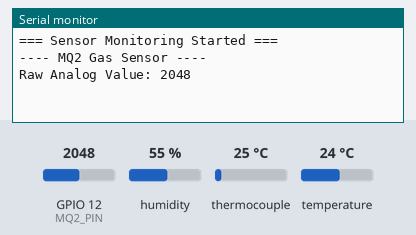
Simulated run of this sketch. Board: ESP32. On the bench: the last lines printed to the serial monitor. The inputs (shaded band) are chosen by the test bench; at power-on: humidity 55 %, thermocouple 25 °C, GPIO 12 (MQ2_PIN) = 2048, temperature 24 °C.

Above: at 1.7 s.
1.8 s: humidity set to 22 %
At 6.1 s:
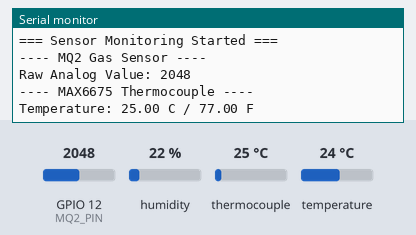
9.3 s: thermocouple set to 6 °C
At 11.2 s:
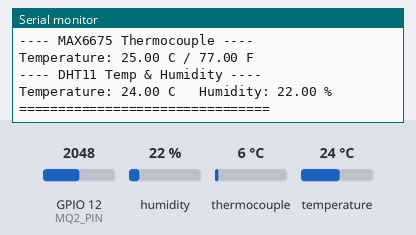
16.8 s: GPIO 12 (MQ2_PIN) set to 2866
At 21.4 s:
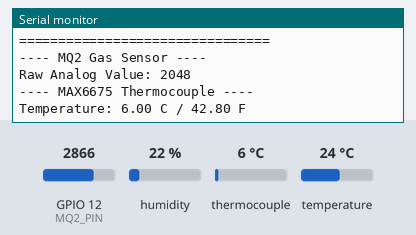
24.3 s: temperature set to 12 °C
At 26.5 s:
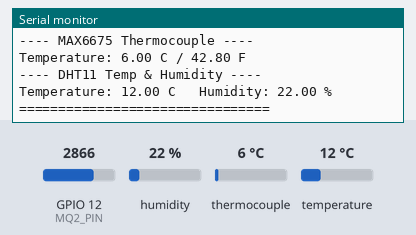
31.8 s: thermocouple set to 75 °C
At 36.6 s:
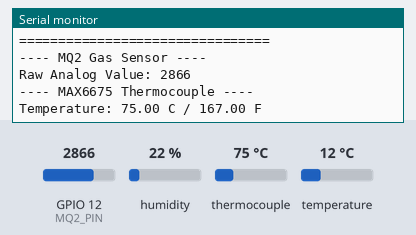
39.3 s: GPIO 12 (MQ2_PIN) set to 3972
At 46.9 s:
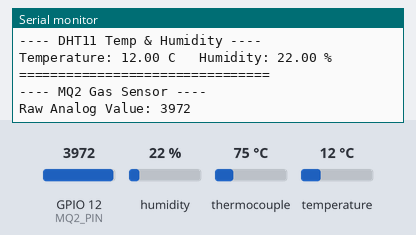
Timing chart, 0 to 47.8 s (numbered marks = the images above; inputs shaded):
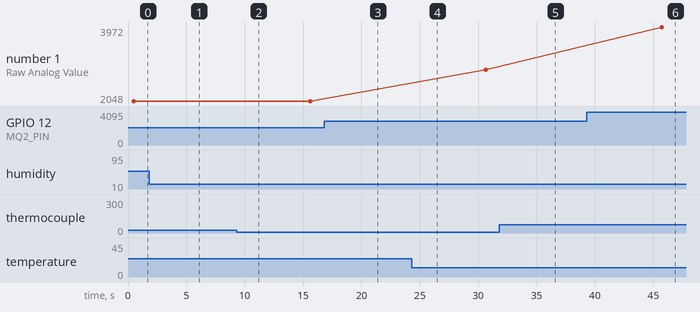

Measured:
- after the input at 24.3 s, the serial monitor: prints a new line after 1.3 s (image 4)
- after the input at 31.8 s, the serial monitor: prints a new line after 3.9 s (image 5)
- after the input at 39.3 s, the serial monitor: prints a new line after 6.4 s (image 6)
- plotted number 1: 2866 → 3972 after the input at 39.3 s

The sketch:

testing_sensor_read.ino
```cpp
/*
  Multi-Sensor Read Testing Sketch
  Sensors: MQ2 (gas/smoke), MAX6675 + K-type Thermocouple, DHT11 (temp/humidity)
  Data is printed to the Serial Monitor every 5 seconds.

  Required Libraries (install via Library Manager):
  - "MAX6675 library" by Adafruit (or "max6675" by Rob Tillaart)
  - "DHT sensor library" by Adafruit (+ "Adafruit Unified Sensor" dependency)
*/

#include <max6675.h>
#include <DHT.h>

// Pin Definitions
// MQ2
#define MQ2_PIN 12        // analog pin for MQ2

// MAX6675
#define MAX6675_SCK_PIN 27   // SCK pin
#define MAX6675_CS_PIN  26   // CS pin
#define MAX6675_SO_PIN  25   // SO (MISO) pin

// DHT11
#define DHT_PIN 13          // digital pin for DHT11
#define DHT_TYPE DHT11

// Objects
MAX6675 thermocouple(MAX6675_SCK_PIN, MAX6675_CS_PIN, MAX6675_SO_PIN);
DHT dht(DHT_PIN, DHT_TYPE);

// Timing
const unsigned long READ_DELAY = 5000; // 5 seconds

void setup() {
  Serial.begin(9600);
  dht.begin();

  // MAX6675 needs a moment to stabilize after power-up
  delay(500);

  Serial.println("=== Sensor Monitoring Started ===");
}

void loop() {
  // MQ2
  int mq2Value = analogRead(MQ2_PIN);
  Serial.println("---- MQ2 Gas Sensor ----");
  Serial.print("Raw Analog Value: ");
  Serial.println(mq2Value);
  delay(READ_DELAY);

  // MAX6675 + K-type Thermocouple
  float tempC = thermocouple.readCelsius();
  float tempF = thermocouple.readFahrenheit();
  Serial.println("---- MAX6675 Thermocouple ----");
  if (isnan(tempC)) {
    Serial.println("Error reading thermocouple! Check wiring/connection.");
  } else {
    Serial.print("Temperature: ");
    Serial.print(tempC);
    Serial.print(" C / ");
    Serial.print(tempF);
    Serial.println(" F");
  }
  delay(READ_DELAY);

  // DHT11
  float humidity = dht.readHumidity();
  float dhtTempC = dht.readTemperature();
  Serial.println("---- DHT11 Temp & Humidity ----");
  if (isnan(humidity) || isnan(dhtTempC)) {
    Serial.println("Error reading DHT11 sensor!");
  } else {
    Serial.print("Temperature: ");
    Serial.print(dhtTempC);
    Serial.print(" C   Humidity: ");
    Serial.print(humidity);
    Serial.println(" %");
  }
  Serial.println("================================");
  delay(READ_DELAY);
}
```
